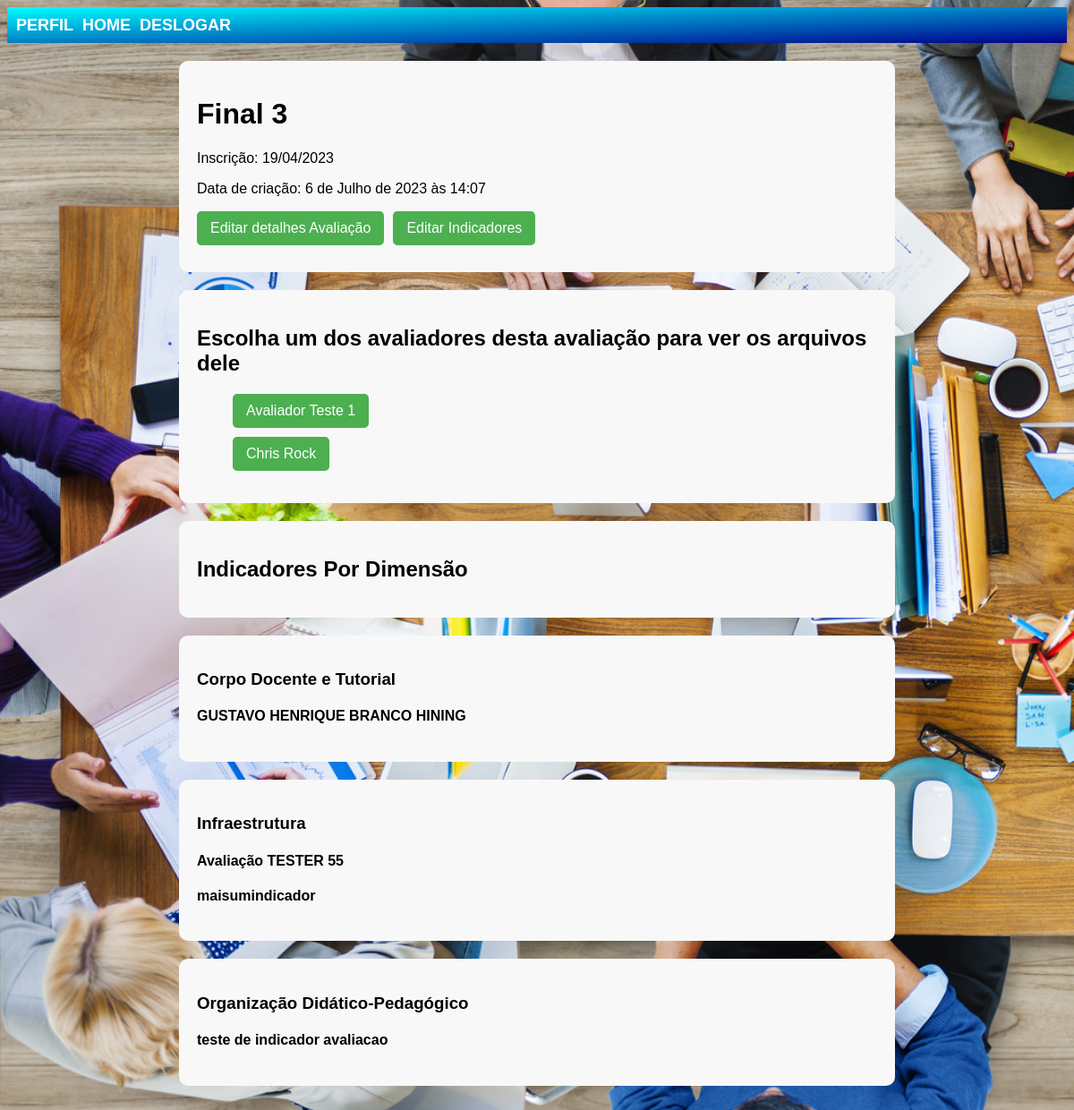
/avaliacoes/distribuidor_detalhes_avaliacao/27/ (signed in), run on the app's committed database.
### avaliacoes/models.py (models this page shows, shortened)
class Avaliacao(models.Model):
    nome = models.CharField(max_length=255)
    inscricao = models.CharField(max_length=255)
    data_criacao = models.DateTimeField(auto_now_add=True)
    distribuidor = models.ForeignKey(CustomUser, on_delete=models.CASCADE, related_name='avaliacoes_criadas', limit_choices_to={'user_type': 'distribuidor'})
    avaliadores = models.ManyToManyField(CustomUser, related_name='avaliacoes', limit_choices_to={'user_type': 'avaliador'})

class Indicador(models.Model):
    DIMENSOES = (
        ('Organização Didático-Pedagógico', 'Organização Didático-Pedagógico'),
        ('Corpo Docente e Tutorial', 'Corpo Docente e Tutorial'),
        ('Infraestrutura', 'Infraestrutura'),
    )
    nome = models.CharField(max_length=255)
    dimensao = models.CharField(max_length=255, choices=DIMENSOES)
    avaliacao = models.ForeignKey(Avaliacao, on_delete=models.CASCADE, related_name='indicadores')

### contas/models.py (models this page shows)
class CustomUser(AbstractUser):
    USER_TYPE_CHOICES = (
        ('avaliador', 'Avaliador'),
        ('distribuidor', 'Distribuidor'),
    )
    user_type = models.CharField(max_length=20, choices=USER_TYPE_CHOICES)
    name = models.CharField(max_length=255)
    email = models.EmailField()
    formacao_academica = models.CharField(max_length=255)
    groups = models.ManyToManyField(
        'auth.Group',
        verbose_name='groups',
        blank=True,
        help_text='The groups this user belongs to. A user will get all permissions granted to each of their groups.',
        related_name="customuser_set",
        related_query_name="customuser",
    )
    user_permissions = models.ManyToManyField(
        'auth.Permission',
        verbose_name='user permissions',
        blank=True,
        help_text='Specific permissions for this user.',
        related_name="customuser_set",
        related_query_name="customuser",
    )

### avaliacoes/views.py (the view)
# urls.py: path('distribuidor_detalhes_avaliacao/<int:avaliacao_id>/', views.distribuidor_detalhes_avaliacao, name='distribuidor_detalhes_avaliacao'),
@login_required
def distribuidor_detalhes_avaliacao(request, avaliacao_id):
    avaliacao = get_object_or_404(Avaliacao, id=avaliacao_id)
    indicadores = Indicador.objects.filter(avaliacao=avaliacao)
    avaliadores = CustomUser.objects.filter(avaliacoes=avaliacao)
    indicadores_por_dimensao = {}
    for indicador in indicadores:
        if indicador.dimensao not in indicadores_por_dimensao:
            indicadores_por_dimensao[indicador.dimensao] = []
        indicadores_por_dimensao[indicador.dimensao].append(indicador)
    context = {
        'avaliacao': avaliacao,
        'indicadores_por_dimensao': indicadores_por_dimensao,
        'avaliadores': avaliadores,
    }
    return render(request, 'avaliacoes/distribuidor_detalhes_avaliacao.html', context)

### templates/avaliacoes/distribuidor_detalhes_avaliacao.html (shortened to what this page needs)
{% extends 'base.html' %}
{% block content %}
<div class="container">
    <div class="box">
        <h1>{{ avaliacao.nome }}</h1>
        <p>Inscrição: {{ avaliacao.inscricao }}</p>
        <p>Data de criação: {{ avaliacao.data_criacao }}</p>
        <div class="button-group">
            <a href="{% url 'avaliacoes:editar_avaliacao' avaliacao.id %}">Editar detalhes Avaliação</a>
            <a href="{% url 'avaliacoes:criar_indicador' avaliacao.id %}">Editar Indicadores</a>
        </div>
    </div>
    <div class="box">
        <h2>Escolha um dos avaliadores desta avaliação para ver os arquivos dele</h2>
        <ul>
            {% for avaliador in avaliadores %}
                <div class="button-group a">
                    <a href="{% url 'avaliacoes:distribuidor_detalhes_avaliacao_arquivos' avaliador.id avaliacao.id %}">{{ avaliador.name }}</a>
                </div>
            {% endfor %}
        </ul>
    </div>
    <div class="box">
        <h2>Indicadores Por Dimensão</h2>
    </div>
    {% for dimensao, indicadores in indicadores_por_dimensao.items %}
        <div class="box">
            <h3>{{ dimensao }}</h3>
            {% for indicador in indicadores %}
                <h4>{{ indicador.nome }}</h4>
            {% endfor %}
        </div>
    {% endfor %}
</div>
{% endblock %}

### static/css/estilo.css (style rules this page uses)
body { font-family: 'abc', sans-serif; }

### templates/avaliacoes/distribuidor_detalhes_avaliacao.html (style rules this page uses)
.container { max-width: 800px; margin: 0 auto; padding: 20px; }
.box { background-color: #f8f8f8; padding: 20px; border-radius: 10px; margin-bottom: 20px; }
.button-group { display: flex; align-items: center; margin-bottom: 10px; }
.button-group a { display: inline-block; padding: 10px 15px; background-color: #4CAF50; color: white; text-decoration: none; border-radius: 5px; margin-right: 10px; }

### data on the page
Avaliacao: nome "Final 3", inscricao "19/04/2023", data_criacao "6 de Julho de 2023 às 14:07"
CustomUser: name "Avaliador Teste 1"
CustomUser: name "Chris Rock"
Indicador: dimensao "Corpo Docente e Tutorial", nome "GUSTAVO HENRIQUE BRANCO HINING"
Indicador: dimensao "Infraestrutura", nome "Avaliação TESTER 55"
Indicador: nome "maisumindicador"
Indicador: dimensao "Organização Didático-Pedagógico", nome "teste de indicador avaliacao"
